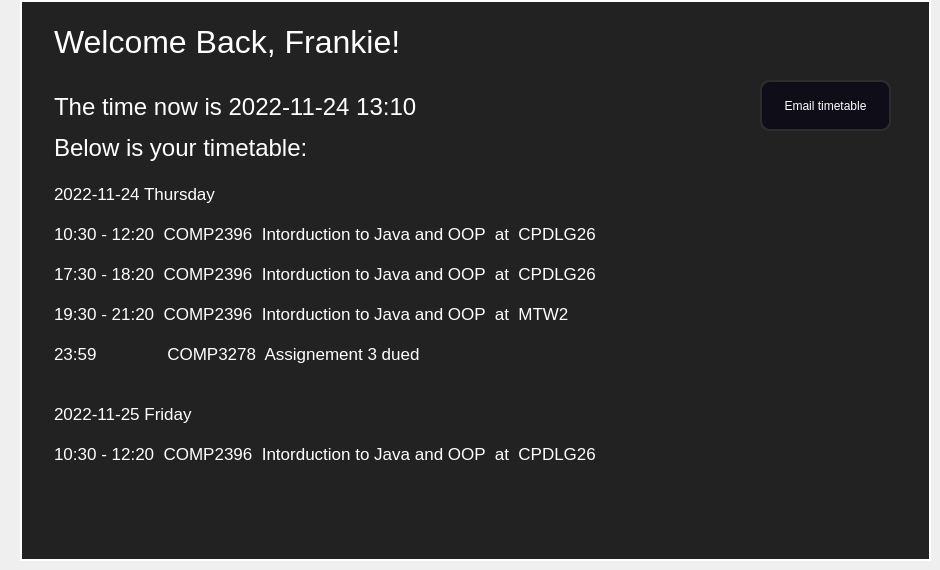
          <widget class="QWidget" name="timetable">
           <widget class="QFrame" name="input_fileds_frame_2">
            <property name="geometry">
             <rect>
              <x>20</x>
              <y>0</y>
              <width>911</width>
              <height>561</height>
             </rect>
            </property>
            <property name="minimumSize">
             <size>
              <width>911</width>
              <height>561</height>
             </size>
            </property>
            <property name="maximumSize">
             <size>
              <width>911</width>
              <height>561</height>
             </size>
            </property>
            <property name="styleSheet">
             <string notr="true">QFrame{
	background-color: rgb(34, 34, 34);
	color: rgb(255, 255, 255);
	border: 2px solid rgb(255, 255, 255);
}
QLineEdit {
	border: 2px solid rgb(0, 93, 159);
	border-radius: 10px;
	padding: 15px;
	background-color: rgb(0, 69, 116);
	color: rgb(255, 255, 255);
}
QLineEdit:hover {
	border: 2px solid rgb(0, 66, 124);
}
QLineEdit:focus {
	border: 2px solid rgb(206, 206, 206);
	color: rgb(200, 200, 200);
}
QPushButton {
	border: 2px solid rgb(45, 45, 45);
	border-radius: 10px;
	padding: 15px;
	background-color:rgb(14, 13, 24);
	color: rgb(255, 255, 255);
}
QPushButton:hover {
	border: 2px solid rgb(0, 66, 124);
}
QLabel{
	border:3px solid  rgb(45, 45, 45);
	border-radius: 10px;
	
	background-color: rgb(6, 63, 104);
}
QCheckBox{
	color: rgb(255, 255, 255);
	padding: 10px;
}
QTextEdit{
	border: none;
}
QCheckBox::indicator {
    border: 3px solid rgb(0, 93, 159);
	width: 20px;
	height: 20px;
	border-radius: 10px;
    background:rgb(0, 0, 0);
}
QCheckBox::indicator:hover {
    border: 3px solid rgb(255, 255, 255);
}
QCheckBox::indicator:checked {
    background: 3px solid rgb(34, 34, 34);
	background-image: url(:/icons/icons/cil-check.png);
}</string>
            </property>
            <property name="frameShape">
             <enum>QFrame::StyledPanel</enum>
            </property>
            <property name="frameShadow">
             <enum>QFrame::Raised</enum>
            </property>
            <widget class="QTextEdit" name="welcome_2">
             <property name="geometry">
              <rect>
               <x>30</x>
               <y>20</y>
               <width>851</width>
               <height>61</height>
              </rect>
             </property>
             <property name="html">
              <string>&lt;!DOCTYPE HTML PUBLIC &quot;-//W3C//DTD HTML 4.0//EN&quot; &quot;http://www.w3.org/TR/REC-html40/strict.dtd&quot;&gt;
&lt;html&gt;&lt;head&gt;&lt;meta name=&quot;qrichtext&quot; content=&quot;1&quot; /&gt;&lt;style type=&quot;text/css&quot;&gt;
p, li { white-space: pre-wrap; }
&lt;/style&gt;&lt;/head&gt;&lt;body style=&quot; font-family:'MS Shell Dlg 2'; font-size:7.8pt; font-weight:400; font-style:normal;&quot;&gt;
&lt;p style=&quot; margin-top:0px; margin-bottom:0px; margin-left:0px; margin-right:0px; -qt-block-indent:0; text-indent:0px;&quot;&gt;&lt;span style=&quot; font-family:'.Roboto'; font-size:24pt;&quot;&gt;Welcome Back, Frankie!&lt;/span&gt;&lt;/p&gt;&lt;/body&gt;&lt;/html&gt;</string>
             </property>
            </widget>
            <widget class="QTextEdit" name="time_now_2">
             <property name="geometry">
              <rect>
               <x>30</x>
               <y>90</y>
               <width>501</width>
               <height>31</height>
              </rect>
             </property>
             <property name="verticalScrollBarPolicy">
              <enum>Qt::ScrollBarAlwaysOff</enum>
             </property>
             <property name="html">
              <string>&lt;!DOCTYPE HTML PUBLIC &quot;-//W3C//DTD HTML 4.0//EN&quot; &quot;http://www.w3.org/TR/REC-html40/strict.dtd&quot;&gt;
&lt;html&gt;&lt;head&gt;&lt;meta name=&quot;qrichtext&quot; content=&quot;1&quot; /&gt;&lt;style type=&quot;text/css&quot;&gt;
p, li { white-space: pre-wrap; }
&lt;/style&gt;&lt;/head&gt;&lt;body style=&quot; font-family:'MS Shell Dlg 2'; font-size:7.8pt; font-weight:400; font-style:normal;&quot;&gt;
&lt;p style=&quot; margin-top:0px; margin-bottom:0px; margin-left:0px; margin-right:0px; -qt-block-indent:0; text-indent:0px;&quot;&gt;&lt;span style=&quot; font-family:'.Roboto'; font-size:18pt;&quot;&gt;The time now is 2022-11-24 13:10&lt;/span&gt;&lt;/p&gt;&lt;/body&gt;&lt;/html&gt;</string>
             </property>
            </widget>
            <widget class="QTextEdit" name="below_timetable">
             <property name="geometry">
              <rect>
               <x>30</x>
               <y>130</y>
               <width>511</width>
               <height>41</height>
              </rect>
             </property>
             <property name="verticalScrollBarPolicy">
              <enum>Qt::ScrollBarAlwaysOff</enum>
             </property>
             <property name="html">
              <string>&lt;!DOCTYPE HTML PUBLIC &quot;-//W3C//DTD HTML 4.0//EN&quot; &quot;http://www.w3.org/TR/REC-html40/strict.dtd&quot;&gt;
&lt;html&gt;&lt;head&gt;&lt;meta name=&quot;qrichtext&quot; content=&quot;1&quot; /&gt;&lt;style type=&quot;text/css&quot;&gt;
p, li { white-space: pre-wrap; }
&lt;/style&gt;&lt;/head&gt;&lt;body style=&quot; font-family:'MS Shell Dlg 2'; font-size:7.8pt; font-weight:400; font-style:normal;&quot;&gt;
&lt;p style=&quot; margin-top:0px; margin-bottom:0px; margin-left:0px; margin-right:0px; -qt-block-indent:0; text-indent:0px;&quot;&gt;&lt;span style=&quot; font-family:'.Roboto'; font-size:18pt;&quot;&gt;Below is your timetable:&lt;/span&gt;&lt;/p&gt;&lt;/body&gt;&lt;/html&gt;</string>
             </property>
            </widget>
            <widget class="QTextEdit" name="weekly_timetable">
             <property name="geometry">
              <rect>
               <x>30</x>
               <y>180</y>
               <width>861</width>
               <height>311</height>
              </rect>
             </property>
             <property name="html">
              <string>&lt;!DOCTYPE HTML PUBLIC &quot;-//W3C//DTD HTML 4.0//EN&quot; &quot;http://www.w3.org/TR/REC-html40/strict.dtd&quot;&gt;
&lt;html&gt;&lt;head&gt;&lt;meta name=&quot;qrichtext&quot; content=&quot;1&quot; /&gt;&lt;style type=&quot;text/css&quot;&gt;
p, li { white-space: pre-wrap; }
&lt;/style&gt;&lt;/head&gt;&lt;body style=&quot; font-family:'MS Shell Dlg 2'; font-size:7.8pt; font-weight:400; font-style:normal;&quot;&gt;
&lt;p style=&quot; margin-top:0px; margin-bottom:0px; margin-left:0px; margin-right:0px; -qt-block-indent:0; text-indent:0px;&quot;&gt;&lt;span style=&quot; font-family:'.Roboto'; font-size:13pt;&quot;&gt;2022-11-24 Thursday&lt;/span&gt;&lt;/p&gt;
&lt;p style=&quot;-qt-paragraph-type:empty; margin-top:0px; margin-bottom:0px; margin-left:0px; margin-right:0px; -qt-block-indent:0; text-indent:0px; font-family:'.Roboto'; font-size:13pt;&quot;&gt;&lt;br /&gt;&lt;/p&gt;
&lt;p style=&quot; margin-top:0px; margin-bottom:0px; margin-left:0px; margin-right:0px; -qt-block-indent:0; text-indent:0px;&quot;&gt;&lt;span style=&quot; font-family:'.Roboto'; font-size:13pt;&quot;&gt;10:30 - 12:20  COMP2396  Intorduction to Java and OOP  at  CPDLG26&lt;/span&gt;&lt;/p&gt;
&lt;p style=&quot;-qt-paragraph-type:empty; margin-top:0px; margin-bottom:0px; margin-left:0px; margin-right:0px; -qt-block-indent:0; text-indent:0px; font-family:'.Roboto'; font-size:13pt;&quot;&gt;&lt;br /&gt;&lt;/p&gt;
&lt;p style=&quot; margin-top:0px; margin-bottom:0px; margin-left:0px; margin-right:0px; -qt-block-indent:0; text-indent:0px;&quot;&gt;&lt;span style=&quot; font-family:'.Roboto'; font-size:13pt;&quot;&gt;17:30 - 18:20  COMP2396  Intorduction to Java and OOP  at  CPDLG26&lt;/span&gt;&lt;/p&gt;
&lt;p style=&quot;-qt-paragraph-type:empty; margin-top:0px; margin-bottom:0px; margin-left:0px; margin-right:0px; -qt-block-indent:0; text-indent:0px; font-family:'.Roboto'; font-size:13pt;&quot;&gt;&lt;br /&gt;&lt;/p&gt;
&lt;p style=&quot; margin-top:0px; margin-bottom:0px; margin-left:0px; margin-right:0px; -qt-block-indent:0; text-indent:0px;&quot;&gt;&lt;span style=&quot; font-family:'.Roboto'; font-size:13pt;&quot;&gt;19:30 - 21:20  COMP2396  Intorduction to Java and OOP  at  MTW2&lt;/span&gt;&lt;/p&gt;
&lt;p style=&quot;-qt-paragraph-type:empty; margin-top:0px; margin-bottom:0px; margin-left:0px; margin-right:0px; -qt-block-indent:0; text-indent:0px; font-family:'.Roboto'; font-size:13pt;&quot;&gt;&lt;br /&gt;&lt;/p&gt;
&lt;p style=&quot; margin-top:0px; margin-bottom:0px; margin-left:0px; margin-right:0px; -qt-block-indent:0; text-indent:0px;&quot;&gt;&lt;span style=&quot; font-family:'.Roboto'; font-size:13pt;&quot;&gt;23:59               COMP3278  Assignement 3 dued&lt;/span&gt;&lt;/p&gt;
&lt;p style=&quot;-qt-paragraph-type:empty; margin-top:0px; margin-bottom:0px; margin-left:0px; margin-right:0px; -qt-block-indent:0; text-indent:0px; font-family:'.Roboto'; font-size:13pt;&quot;&gt;&lt;br /&gt;&lt;/p&gt;
&lt;p style=&quot;-qt-paragraph-type:empty; margin-top:0px; margin-bottom:0px; margin-left:0px; margin-right:0px; -qt-block-indent:0; text-indent:0px; font-family:'.Roboto'; font-size:13pt;&quot;&gt;&lt;br /&gt;&lt;/p&gt;
&lt;p style=&quot; margin-top:0px; margin-bottom:0px; margin-left:0px; margin-right:0px; -qt-block-indent:0; text-indent:0px;&quot;&gt;&lt;span style=&quot; font-family:'.Roboto'; font-size:13pt;&quot;&gt;2022-11-25 Friday&lt;/span&gt;&lt;/p&gt;
&lt;p style=&quot;-qt-paragraph-type:empty; margin-top:0px; margin-bottom:0px; margin-left:0px; margin-right:0px; -qt-block-indent:0; text-indent:0px; font-family:'.Roboto'; font-size:13pt;&quot;&gt;&lt;br /&gt;&lt;/p&gt;
&lt;p style=&quot; margin-top:0px; margin-bottom:0px; margin-left:0px; margin-right:0px; -qt-block-indent:0; text-indent:0px;&quot;&gt;&lt;span style=&quot; font-family:'.Roboto'; font-size:13pt;&quot;&gt;10:30 - 12:20  COMP2396  Intorduction to Java and OOP  at  CPDLG26&lt;/span&gt;&lt;/p&gt;
&lt;p style=&quot;-qt-paragraph-type:empty; margin-top:0px; margin-bottom:0px; margin-left:0px; margin-right:0px; -qt-block-indent:0; text-indent:0px; font-family:'.Roboto'; font-size:13pt;&quot;&gt;&lt;br /&gt;&lt;/p&gt;&lt;/body&gt;&lt;/html&gt;</string>
             </property>
            </widget>
            <widget class="QPushButton" name="email_button">
             <property name="geometry">
              <rect>
               <x>740</x>
               <y>80</y>
               <width>131</width>
               <height>51</height>
              </rect>
             </property>
             <property name="text">
              <string>Email timetable</string>
             </property>
            </widget>
           </widget>
          </widget>
